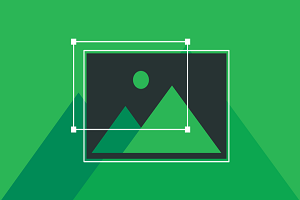
#> input picture original image.png, 300 x 200 px
$ python lab21.py
#> lines starting #> are read from the running program, lines starting #| are printed output that depends on the picture
#24th June 021
#Implementation of ButterWorth High Pass Filter
import cv2
import numpy as np
from matplotlib import pyplot as plt
image = cv2.imread("original image.png", 0)
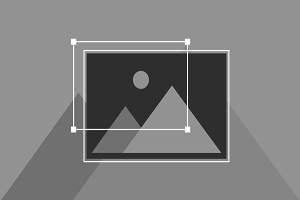
#> image: shape (200, 300); min 34, max 255, mean 125.9
min=np.minimum(image.shape[0], image.shape[1])
#> min = 200
image=cv2.resize(image, (min, min))
#> image: shape (200, 200)
image[image>=225]=0
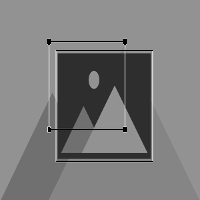
#> image: shape (200, 200); min 0, max 224, mean 123.2
M, N=image.shape
#> M = 200; N = 200
fourier_image=np.fft.fft2(image)
u=np.array(range(0, M))
#> u = 200 values from 0 to 199
v=np.array(range(0, N))
#> v = 200 values from 0 to 199
idx=np.where(u>(M/2))
u[idx]-=M
idy=np.where(v>(N/2))
v[idy]-=N
[V, U]=np.meshgrid(v, u)
D=(U**2+V**2)**(1/2)
cutoff=[50, 40, 20, 10]

#Order=1, Cutoff=40
H3=1/(1+(cutoff[1]/D)**2)
G3=H3*fourier_image
imback2=np.fft.ifft2(G3)
imback2=np.uint8(np.real(imback2))
imback2[imback2>=225]=0
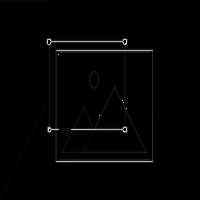
#> imback2: shape (200, 200); min 0, max 224, mean 3.2

#Order=2, Cutoff=40
H4=1/(1+(cutoff[1]/D)**4)
G4=H4*fourier_image
imback3=np.fft.ifft2(G4)
imback3=np.uint8(np.real(imback3))
imback3[imback3>=225]=0
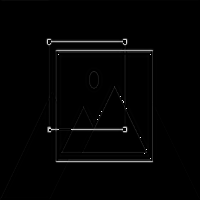
#> imback3: shape (200, 200); min 0, max 224, mean 3.3

##Order=1, Cutoff=20
H5=1/(1+(cutoff[3]/D)**2)
G5=H5*fourier_image
imback4=np.fft.ifft2(G5)
imback4=np.uint8(np.real(imback4))
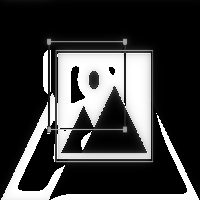
#> imback4: shape (200, 200); min 0, max 255, mean 63.6
imback4[imback4>=225]=0
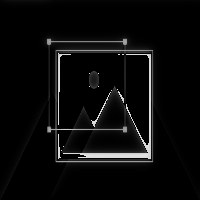
#> imback4: shape (200, 200); min 0, max 224, mean 10.2

#Order=2, Cutoff=20
H6=1/(1+(cutoff[3]/D)**4)
G6=H6*fourier_image
imback5=np.fft.ifft2(G6)
imback5=np.uint8(np.real(imback5))
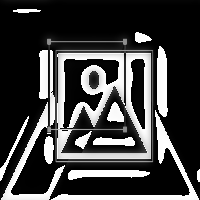
#> imback5: shape (200, 200); min 0, max 255, mean 65.9
imback5[imback5>=225]=0

plt.subplot(221),plt.imshow(imback2, cmap='gray'),plt.title('Order=1, Cutoff=40')
plt.xticks([]),plt.yticks([])
plt.subplot(222),plt.imshow(imback3, cmap='gray'),plt.title('Order=2, Cutoff=40')
plt.xticks([]),plt.yticks([])
plt.subplot(223),plt.imshow(imback4, cmap='gray'),plt.title('Order=1, Cutoff=10')
plt.xticks([]),plt.yticks([])
plt.subplot(224),plt.imshow(imback5, cmap='gray'),plt.title('Order=2, Cutoff=10')
plt.xticks([]),plt.yticks([])
plt.show()
cv2.waitKey(0)
